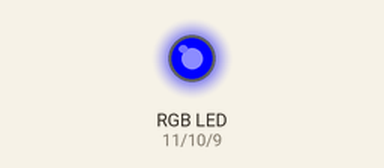
A sketch run on a simulated Arduino Uno, built with avr-gcc and run on an emulated ATmega328P. Parts: an RGB LED mixed from three pins (HIGH = lit).

Above: at 0.05 s.
At 1.5 s:
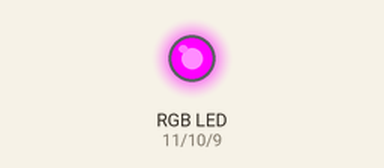
At 1.85 s:
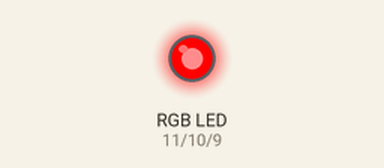
At 2.25 s:
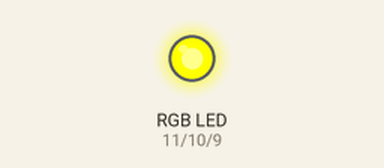
At 3.05 s:
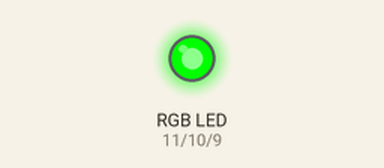
Timing chart, 0 to 7.2 s (numbered marks = the images above):
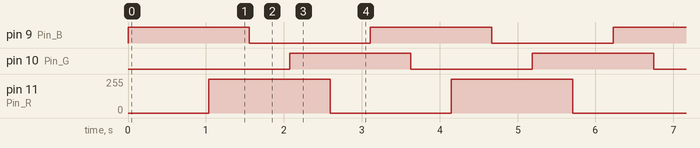

Measured:
- by itself, pin 9 (Pin_B), pin 10 (Pin_G): alternates HIGH for 1.6 s and LOW for 1.6 s
- by itself, pin 11 (Pin_R): alternates 255/255 for 1.6 s and 0/255 for 1.6 s

The sketch:

Lesson_5.ino
```cpp
const int Pin_R = 11;                    //  Константа с № вывода к которому подключён светодиод
const int Pin_G = 10;                    //  Константа с № вывода к которому подключён светодиод
const int Pin_B = 9;                     //  Константа с № вывода к которому подключён светодиод
      int i,R,G,B;                       //  Переменные для хранения значений цвета и ШИМ

void setup(){                            //  Код внутри функции setup выполняется однократно при старте
    pinMode(Pin_R, OUTPUT);              //  Конфигурируем вывод, с ШИМ, Pin_R как выход
    pinMode(Pin_G, OUTPUT);              //  Конфигурируем вывод, с ШИМ, Pin_G как выход
    pinMode(Pin_B, OUTPUT);              //  Конфигурируем вывод, с ШИМ, Pin_B как выход
    i=0; R=255; G=0; B=0;                //  Задаём цвет: i=0 - перелив от красного к жёлтому, RGB - красный
}

void loop(){                             //  Код внутри функции loop выполняется постоянно
    switch(i){                           //  Выбор перелива:
    case 0: G++; if(G==255){i=1;} break; //  От красного    к жёлтому
    case 1: R--; if(R==0  ){i=2;} break; //  От жёлтого     к зелёному
    case 2: B++; if(B==255){i=3;} break; //  От зелёного    к голубому
    case 3: G--; if(G==0  ){i=4;} break; //  От голубого    к синему
    case 4: R++; if(R==255){i=5;} break; //  От синего      к фиолетовому
    case 5: B--; if(B==0  ){i=0;} break; //  От фиолетового к красному
    }
    analogWrite(Pin_R, (255-R));         //  Устанавливаем ШИМ с коэффициентом 255-R на выходе Pin_R
    analogWrite(Pin_G, (255-G));         //  Устанавливаем ШИМ с коэффициентом 255-G на выходе Pin_G
    analogWrite(Pin_B, (255-B));         //  Устанавливаем ШИМ с коэффициентом 255-B на выходе Pin_B
    delay(2);                            //  Чем больше задержка, тем дольше перелив
}
```
